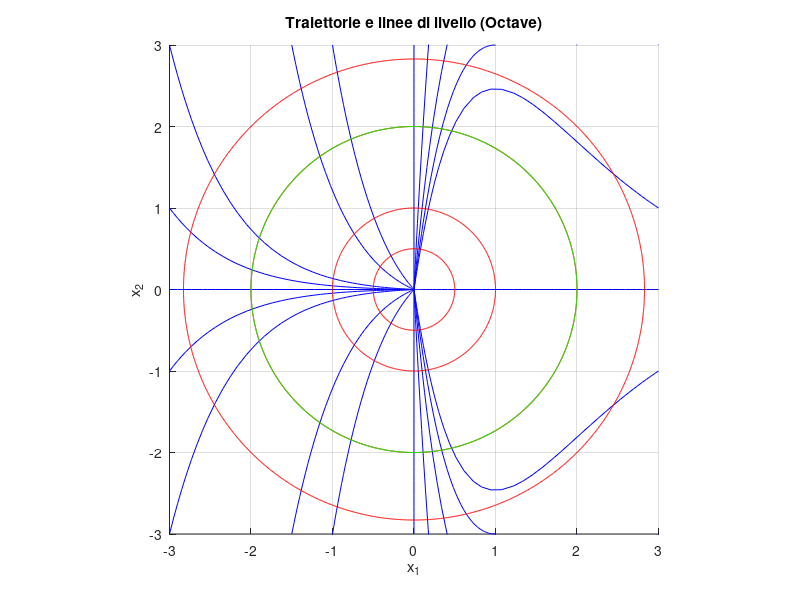

MATLAB code for this plot:
function Esempio4_9()
  %
  % Disegna le traiettorie e le linee di livello della funzione di Lyapunov
  % per l'esempio 4.9
  %
  clear all
  close all
  clc
  % Sistema di equazioni differenziali per x_1 e x_2
  ode_system = @(t, x) [
      -x(1);
       x(2)*(x(1)-1)
  ];

  % Vettori degli stati iniziali (presi dal grafico riportato a pag. 103)
  x10 = [-3 -3 -3 -3 -3 -1.5 -1.5 -1 -1  0 0  1 1  2 2  3  3 3 3 3];
  x20 = [-3 -1  0  1  3 -3    3   -3  3 -3 3 -3 3 -3 3 -3 -1 0 1 3];

  tspan = [0 25]; % Intervallo di simulazione

  % Simulazione e calcolo delle traiettorie
  for i = 1:length(x10)
      x0 = [x10(i); x20(i)];  % Condizione iniziale corrente
      [t, x_out] = ode45(ode_system, tspan, x0); % Simulazione
      % Salvataggio dei risultati in array di celle
      x1{i} = x_out(:,1)';
      x2{i} = x_out(:,2)';
  end

  % Visualizzazione di tutte le traiettorie nello stesso grafico
  figure;
  grid on;
  hold on;

  for n = 1:length(x1)
     plot(x1{n}, x2{n}, 'b'); % Traiettorie in blu per leggibilità
     axis([-3 3 -3 3]);
     xlabel('x_1');
     ylabel('x_2');
     title('Traiettorie e linee di livello (Octave)');
  end

  % Plotto anche le linee di livello della funzione di Lyapunov dell'esempio 4.5
  % alpha1 = alpha2 = 1 --> Z1
  % alpha1 > alpha2 --> Z2
  punti = -3:0.01:3;
  [X_grid, Y_grid] = meshgrid(punti, punti);
  Z1 = 0.5 * (X_grid.^2 + Y_grid.^2);
  Z2 = 0.5 * (4.*(X_grid.^2) + Y_grid.^2);

  % Tracciamento curve di livello in rosso
  contour(X_grid, Y_grid, Z1, [0.125 0.5 2 4], 'r');
  contour(X_grid, Y_grid, Z1, [-2 2], 'g');
  axis square;
  hold off;

endfunction
